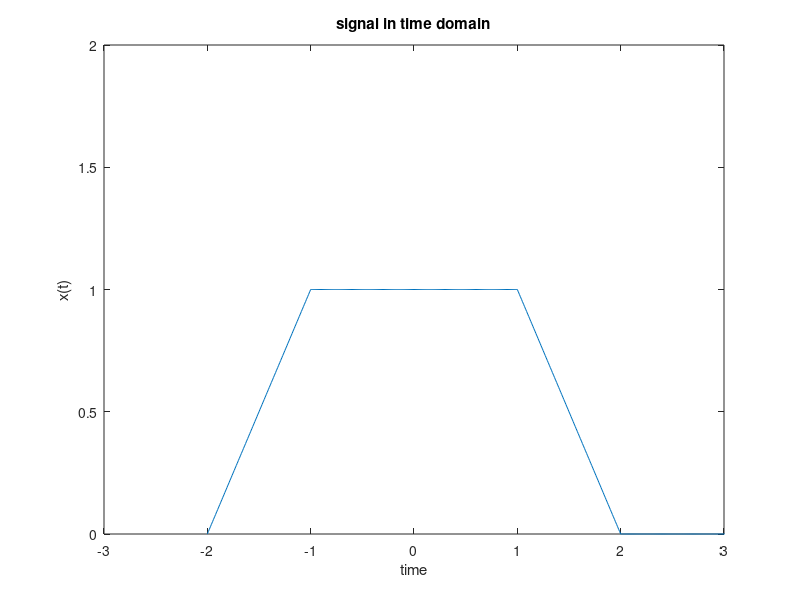
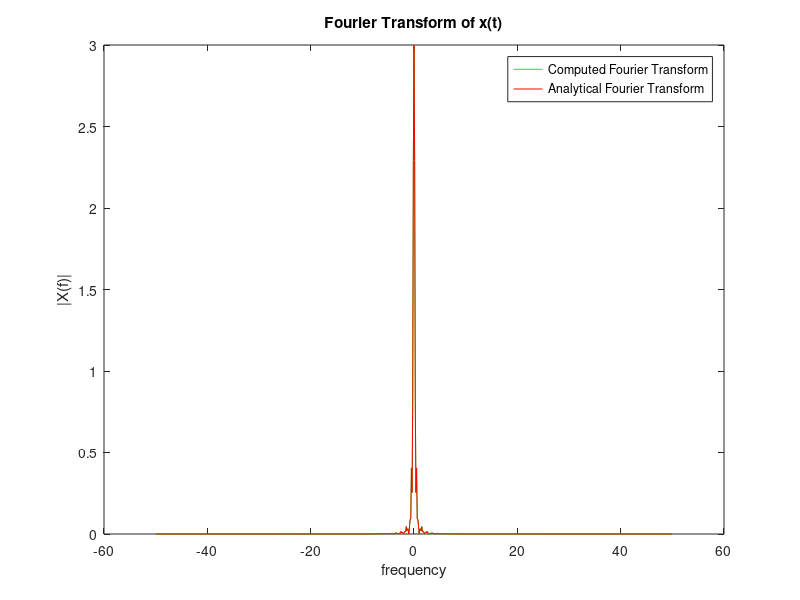
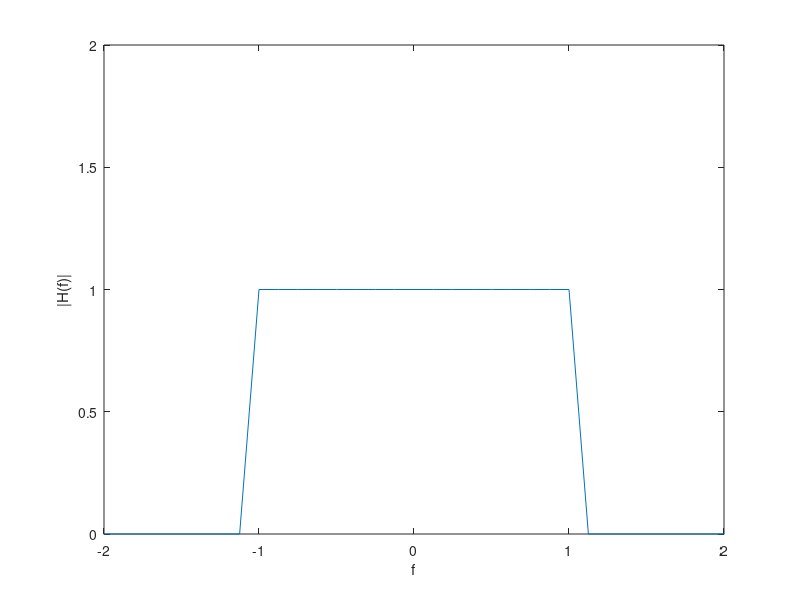
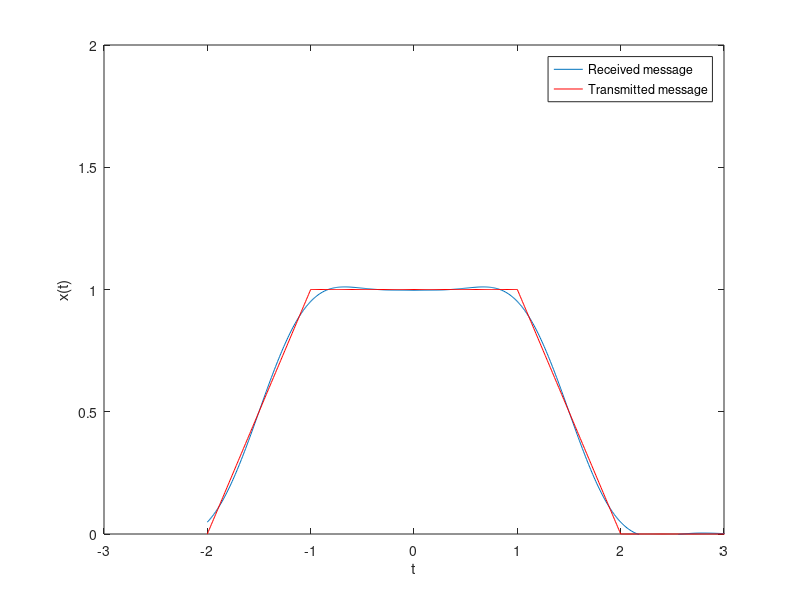

Recreate these plots in MATLAB, in order.
%%%Questions: 1-3 (Aziza)%%%

clc
clear
close all
T=8;              %simulation time
fs=100;           %sampling frequency
ts=1/fs;          %time step
N=ceil(T/ts);     %number of time samples
df=1/T;           %frequency step , df=fs/N

t1=-2:ts:-1-ts;
t2=-1:ts:1-ts;
t3=1:ts:2-ts;
t4=2:ts:6-ts;
t=[t1,t2,t3,t4];           %time vector
x1 = t1 + 2;            %x(t)  ,    -2<t<-1
x2 = ones(size(t2));    %x(t)  ,    -1<t<-1
x3 = 2 - t3;            %x(t)  ,     1<t<2
x4=zeros(size(t4));
x = [x1, x2, x3,x4];       %x(t) , signal in time domain
plot(t, x);
title('signal in time domain');
xlabel('time');
ylabel('x(t)');
ylim([0, 2])
xlim([-3, 3])

if(rem(N,2)==0)  %even
  f= (-0.5*fs): df: 0.5*fs-df;     %frequency vector if N is even
else      %odd
  f= -(0.5*fs-0.5*df) :df: (0.5*fs-0.5*df);     %frequency vector if N is odd
end

% Fourier transform
X_FT=fftshift(fft(x))*ts;    % multiplied by ts as the signal is non-periodic
% analytical expression
X_analytical = 3 .* sinc(f) .* sinc(3 * f);
figure 2
plot(f,abs(X_FT),'g',f,abs(X_analytical),'r')
xlabel('frequency');
ylabel('|X(f)|');
title('Fourier Transform of x(t)');
legend('Computed Fourier Transform','Analytical Fourier Transform');


 %%%Questions:4-6(Sarah)%%%
 
% Band width (BW):
P_max = max(abs(X_FT));
threshold = 0.05*P_max;
index = find((abs(X_FT)) > threshold, 1, 'last');
bw = f(index);
 
% LPF with BW=1Hz :
H = zeros(size(f));
H(f>-1.1 & f<1.1)=1;
figure(3)
plot(f,abs(H))
ylim([0, 2])
xlim([-2, 2])
xlabel('f')
ylabel('|H(f)|')

% After LPF:
x_received = (ifft(ifftshift(H.*X_FT)/ts));
figure(4)
plot(t,x_received)
hold on
plot(t,x,'r')
ylim([0, 2])
xlim([-3, 3])
legend('Received message','Transmitted message')
xlabel('t')
ylabel('x(t)')

% LPF with BW=0.3Hz:
%H = abs(f) < 0.3;
H = zeros(size(f));
H(f > -0.6 & f < 0.6) = 1;
figure(5)
plot(f,abs(H))
ylim([0, 2])
xlim([-1, 1])
xlabel('f')
ylabel('|H(f)|')

% After LPF:
x_received = (ifft(ifftshift(H.*X_FT) / ts));
figure(6)
plot(t,x_received)
hold on
plot(t,x,'r')
ylim([0, 2])
xlim([-3, 3])
legend('Received message','Transmitted message')
xlabel('t')
ylabel('x(t)')

%%%Questions:7(Omnia)%%%

fm= 1;     %defining message frequency
t0=-2:ts:0-ts;
t1=0:ts:6-ts;  % generating  time vector from 0 to 6 with ts step

%%%%%%%%%%%%%%%%%%%%%%%%%%%%%%%
m1=zeros(size(t0));
m2=cos(2*pi*fm*t1);   % defining the signal in time domain
m=[m1,m2];
figure(7)
plot(t,m);          % plotting the signal in time domain
xlabel('time');        %setting xaxis label
ylabel('m(t)');        %setting yaxis label
title('signal in time domain'); grid on;
xlim([0, 6])

% Fourier transform
M=fftshift(fft(m)) *ts;   %converting signal from time domain into frequency domain using fourier transform and shifting it to be symm. about y axis
figure(8)
plot(f,abs(M));         % plotting the signal in time domain
hold on
xlim([-20,20])
xlabel('freq');         %setting xaxis label
ylabel('M(f)');         %setting xaxis label
grid on;
% analytical expression
M_analytical = 3 * (sinc(6 * (f - 1)) + sinc(6 * (f + 1))) .* exp(-1i * 6 * pi * f);
plot(f,abs(M_analytical),'r');
title('Fourier Transform of m(t)');
legend('Computed Fourier Transform','Analytical Fourier Transform');

 %%%Questions:8-11(Doaa)%%%
BW=3;
fc1=20;
c1= cos(2*pi*fc1*t);
s1 = x_received.*c1;   %% DSB-SC  signal
figure(9)
plot(t,s1)
xlabel('t')
ylabel('s1(t)')
xlim([-2, 2])
title('modulated signal 1 in time domain');
grid on;

s1f = fftshift(fft (s1)) *ts;% dt non-periodic signal %s1 in freq fomain
figure(10)
plot(f,abs(s1f))
xlabel('Frequency (Hz)')
ylabel('|S1(f)|')
title('modulated signal 1 in Frequency domain');


fc2=25.5; %2.5 guard between two modulated signals
c2= cos(2*pi*fc2*t);%Q10
%% SSB-SC  signal
s2t=m.*c2;
s2f= fftshift(fft (s2t)) *ts; %modulated signal 2 before SSB in frequency domain (DSB)
 figure(11)
 plot(f,abs(s2f))
 xlabel('Frequency (Hz)')
ylabel('|S2(f)| before SSB')
title('modulated signal 2 before SSB in Frequency domain');


 %Band Pass filter to pass USB only
 H = zeros(size(f));
  H((f>fc2-0.1) & f<(fc2+BW+0.1))=1 ;   %% +ve frequency
  H((f<-fc2+0.1) & f>-(fc2+BW+0.1))=1;    %% -ve frequency
  figure(12)
  plot(f,H) %% Filter spectrum
  ylim([0, 2])
  xlabel('Frequency (Hz)')
  ylabel('|H(f)|')
  title('BBf');
  box off

 s2f =s2f.*H; %s2f to get SSB modulated signal
  figure(13)
  plot(f,abs(s2f))
 xlabel('Frequency (Hz)')
  ylabel('|S2(f)| after SSB')
  title('modulated signal 2 after SSB in Frequency domain');
  box off

 s2t= real(ifft(ifftshift(s2f) / ts));  %modulated signal 2 after SSB in time domain

  s_tt = s1 + s2t; %Q11
  figure(14)
  plot(t,s_tt);
   xlabel('t')
  ylabel('s_tt')
  title('addition of the two modulated signals  s1+s2t');
  box off
  s_tf=fftshift(fft (s_tt)) *ts;
  figure(15)
  plot(f,abs(s_tf))
 xlabel('Frequency (Hz)')
  ylabel('|s_tf|')
  title('addition of the two modulated signals in frequency domain');
